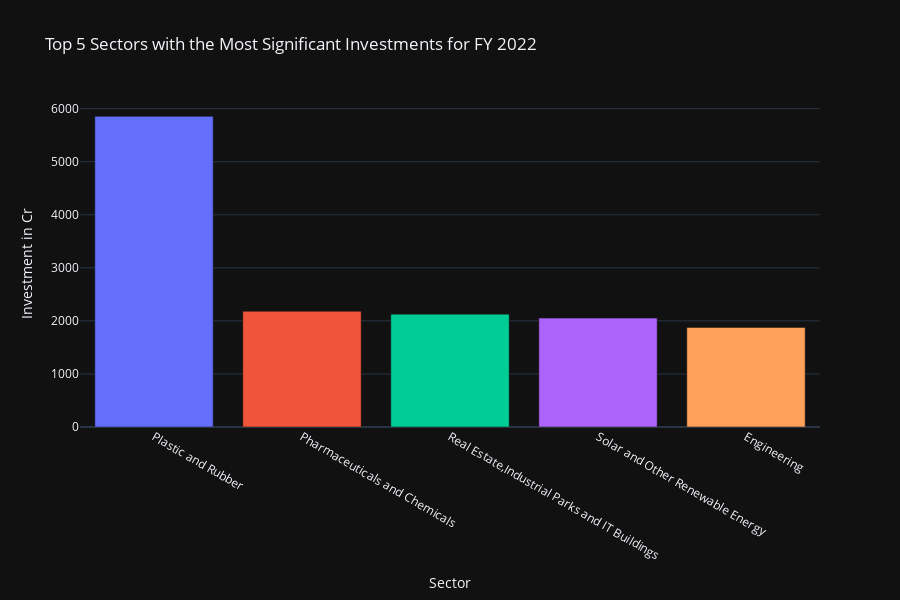

The notebook cell this image was saved under:
### Code cell
# Plotting
fig = go.Figure(data=[
    go.Bar(name=sector, x=[sector], y=[top_5_sectors[sector]])#, marker_color=color)
    for sector, color in zip(top_5_sectors.index, colors)
])

# Update layout
fig.update_layout(
    title="Top 5 Sectors with the Most Significant Investments for FY 2022",
    xaxis_title='Sector',
    yaxis_title='Investment in Cr',
    template="plotly_dark",
    height=600,
    showlegend=False,
)

# Define the title string for saving the plot
plot_title = "Top_5_Sectors_with_Most_Significant_Investments_FY_2022"

# Save the plot to the specified directory
plot_path = f"D:\\Telangana_Growth_Analysis\\notebooks\\plots\\ts_ipass\\8\\{plot_title}.html"
fig.write_html(plot_path)

print(f"Plot saved to {plot_path}")

fig.show()

### Figure 1 — Plotly figure (JSON) as saved in the notebook; plotly's stock layout.template omitted (floating-point values rounded to 4 significant figures)
{"data": [{"name": "Plastic and Rubber", "type": "bar", "x": ["Plastic and Rubber"], "y": [5856.0]}, {"name": "Pharmaceuticals and Chemicals", "type": "bar", "x": ["Pharmaceuticals and Chemicals"], "y": [2182.0]}, {"name": "Real Estate,Industrial Parks and IT Buildings", "type": "bar", "x": ["Real Estate,Industrial Parks and IT Buildings"], "y": [2127.0]}, {"name": "Solar and Other Renewable Energy", "type": "bar", "x": ["Solar and Other Renewable Energy"], "y": [2053.0]}, {"name": "Engineering", "type": "bar", "x": ["Engineering"], "y": [1878.0]}], "layout": {"height": 600, "showlegend": false, "title": {"text": "Top 5 Sectors with the Most Significant Investments for FY 2022"}, "xaxis": {"title": {"text": "Sector"}}, "yaxis": {"title": {"text": "Investment in Cr"}}}}
